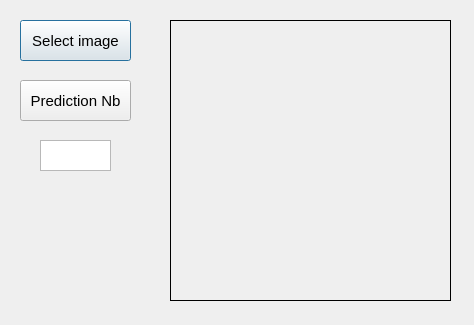
<?xml version="1.0" encoding="UTF-8"?>
<ui version="4.0">
 <class>Dialog</class>
 <widget class="QDialog" name="Dialog">
  <property name="geometry">
   <rect>
    <x>0</x>
    <y>0</y>
    <width>474</width>
    <height>325</height>
   </rect>
  </property>
  <property name="windowTitle">
   <string>Dialog</string>
  </property>
  <widget class="QPushButton" name="selectig_2">
   <property name="geometry">
    <rect>
     <x>20</x>
     <y>20</y>
     <width>111</width>
     <height>41</height>
    </rect>
   </property>
   <property name="font">
    <font>
     <pointsize>11</pointsize>
    </font>
   </property>
   <property name="text">
    <string>Select image</string>
   </property>
  </widget>
  <widget class="QLabel" name="imglab">
   <property name="geometry">
    <rect>
     <x>170</x>
     <y>20</y>
     <width>281</width>
     <height>281</height>
    </rect>
   </property>
   <property name="frameShape">
    <enum>QFrame::Box</enum>
   </property>
   <property name="text">
    <string/>
   </property>
   <property name="scaledContents">
    <bool>false</bool>
   </property>
   <property name="wordWrap">
    <bool>false</bool>
   </property>
   <property name="openExternalLinks">
    <bool>false</bool>
   </property>
  </widget>
  <widget class="QPushButton" name="prediction">
   <property name="geometry">
    <rect>
     <x>20</x>
     <y>80</y>
     <width>111</width>
     <height>41</height>
    </rect>
   </property>
   <property name="font">
    <font>
     <pointsize>11</pointsize>
    </font>
   </property>
   <property name="text">
    <string>Prediction Nb</string>
   </property>
  </widget>
  <widget class="QTextEdit" name="nub">
   <property name="geometry">
    <rect>
     <x>40</x>
     <y>140</y>
     <width>71</width>
     <height>31</height>
    </rect>
   </property>
   <property name="font">
    <font>
     <pointsize>12</pointsize>
    </font>
   </property>
  </widget>
 </widget>
 <resources/>
 <connections/>
</ui>
